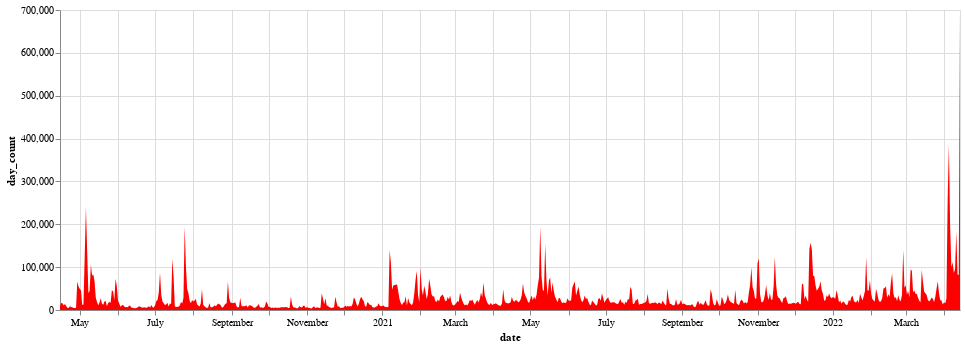

The code cell stored with this chart in its notebook:
### Markdown cell above
#### Chart it

### Code cell
alt.Chart(df_complete.head(365 * 2)).mark_area(color="red").encode(
    x="date:T", y="day_count:Q",
).properties(width=900)

### Figure 1 — Vega-Lite specification as saved in the notebook (floating-point values rounded to 4 significant figures; data arrays with more than 128 entries replaced by an {"elided": "..."} marker saying what was removed)
{"config": {"view": {"continuousWidth": 400, "continuousHeight": 300}}, "data": {"name": "data-0cd077c3dbb6973cdabb3944927fe290"}, "mark": {"type": "area", "color": "red"}, "encoding": {"x": {"field": "date", "type": "temporal"}, "y": {"field": "day_count", "type": "quantitative"}}, "width": 900, "$schema": "https://vega.github.io/schema/vega-lite/v4.17.0.json", "datasets": {"data-0cd077c3dbb6973cdabb3944927fe290": {"elided": "730 records"}}}
